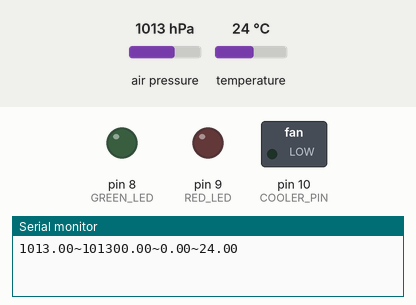
Bench run of a sketch on a simulated Arduino Uno, built with avr-gcc and run on an emulated ATmega328P. On the bench: switched loads named in the sketch (green lamp = pin HIGH), output pins drawn as LEDs (lit = HIGH), the last lines printed to the serial monitor. The inputs (shaded band) are chosen by the test bench; at power-on: temperature 24 °C, air pressure 1013 hPa.

Above: at 1.8 s.
1.9 s: temperature set to 25.8 °C
At 3.1 s:
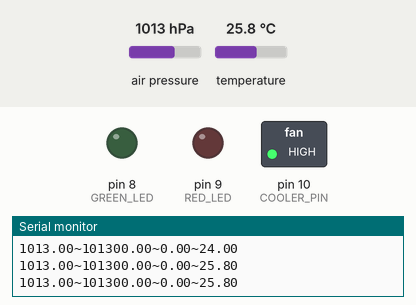
3.5 s: temperature set to 12 °C
At 4.6 s:
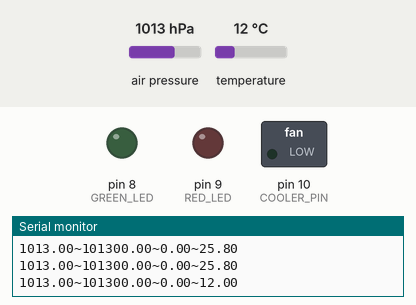
5.5 s: temperature set to 28 °C
At 7.4 s:
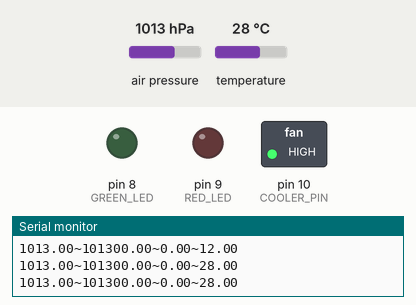
Timing chart, 0 to 8.9 s (numbered marks = the images above; inputs shaded):
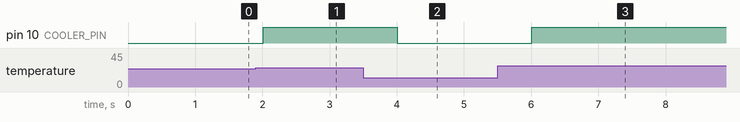

The sketch:

TemperatureMonitor.ino
```cpp
#include "Wire.h"
#include <Adafruit_BMP085.h>

void getTemperatureData();

const int BAUD_RATE = 9600; // Fixed Baud Rate
const int GREEN_LED = 8;    // Green LED Pin
const int RED_LED = 9;      // Red   LED Pin
const int COOLER_PIN = 10;  // Cooler Pin
const long INTERVAL = 1000; // Time for each iteration

int ledState = LOW;               // Should LEDs blink or not, LOW = No power, HIGH = 5v
unsigned long previousMillis = 0; // Time Passed Since Start

Adafruit_BMP085 bmp; // BMP180 Sensor Object

void setup()
{
  if (!bmp.begin())
  {
    Serial.println("Could not find a valid BMP085/BMP180 sensor");
    while (1)
    {
    }
  }

  pinMode(GREEN_LED, OUTPUT);
  pinMode(RED_LED, OUTPUT);
  pinMode(COOLER_PIN, OUTPUT);
  Serial.begin(BAUD_RATE);
}

void loop()
{
  unsigned long currentMillis = millis();
  if (currentMillis - previousMillis >= INTERVAL)
  {
    previousMillis = currentMillis;
    getTemperatureData();
  }
}

void getTemperatureData()
{
  float pressure = bmp.readPressure();                           // Reading the Pressure From Sensor in Millibars
  float seaLevelPressure = bmp.readSealevelPressure();           // Reading the Calculated Pressure From Sensor in Pascals
  float calculatedAltitude = bmp.readAltitude(seaLevelPressure); // Reading the Calucalted Altitude Based on Pressure in meters
  float temperature = bmp.readTemperature();                     // Reading the Temperature Value From Sensor in Celsius

  float upper_temperature_threshold = 25.0; // Example Value of the Upper Temperature Value
  float lower_temperature_threshold = 20.0; // Example Value of the Lower Temperature Value

  Serial.print(pressure / 100);
  Serial.print('~');
  Serial.print(seaLevelPressure);
  Serial.print('~');
  Serial.print(calculatedAltitude);
  Serial.print('~');
  Serial.print(temperature);
  Serial.println();

  if (temperature < lower_temperature_threshold || temperature > upper_temperature_threshold)
  {
    digitalWrite(RED_LED, ledState); // If temperature is out of Threshold, Blink Red LED
    digitalWrite(GREEN_LED, LOW);    // And Turn Off Green LED if it Was Blinking Before
  }
  else
  {
    digitalWrite(GREEN_LED, ledState); // If Temperature is Within the Thresholds, Blink Green LED
    digitalWrite(RED_LED, LOW);        // And Turn Off Red LED if it Was Blinking Before
  }

  if (temperature > upper_temperature_threshold)
  {
    digitalWrite(COOLER_PIN, HIGH); // If temperature exceeds the upper Threshold, turn the cooler (fan) on
  }
  else
  {
    digitalWrite(COOLER_PIN, LOW); // If temperature drops below upper Threshold, turn the cooler (fan) off
  }
}
```

Measured:
- the behaviour switches between 25 and 25.1 °C on temperature (found by bisection; images 0 and 1)
- after the input at 1.9 s, pin 10 (COOLER_PIN): LOW → HIGH after 0.11 s
- after the input at 3.5 s, pin 10 (COOLER_PIN): HIGH → LOW after 0.51 s
- after the input at 5.5 s, pin 10 (COOLER_PIN): LOW → HIGH after 0.51 s
